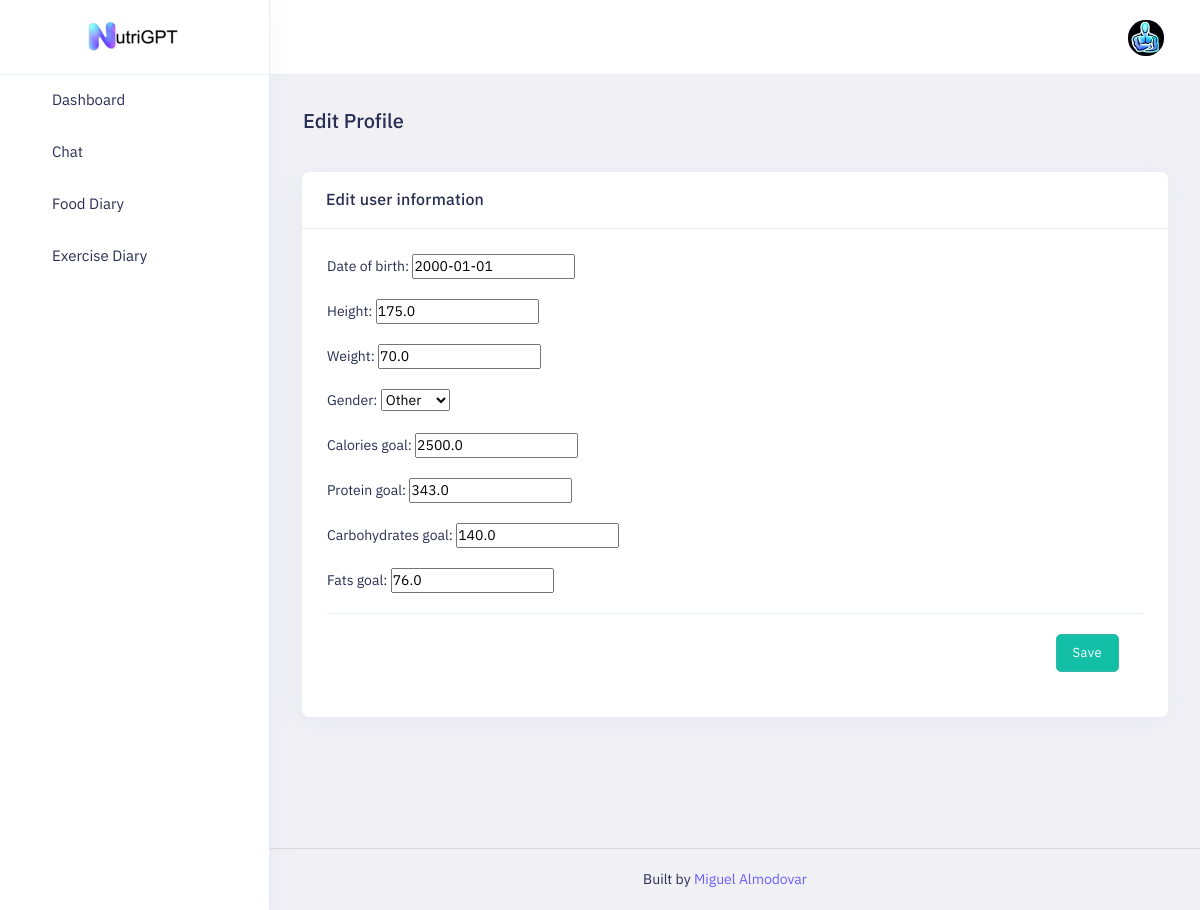
The page /edit_profile/ (signed in) on the database its author committed.
### app/models.py (models this page shows, shortened)
class UserProfile(models.Model):
    user = models.OneToOneField(User, on_delete=models.CASCADE)
    date_of_birth = models.DateField(default=timezone.datetime(2000, 1, 1))
    height = models.FloatField(default=175.0)  # in centimeters
    weight = models.FloatField(default=70.0)  # in kilograms
    gender = models.CharField(max_length=10, choices=[("Male", "Male"), ("Female", "Female"), ("Other", "Other")],default="Other")
    calories_goal = models.FloatField(default=2500.0)
    protein_goal = models.FloatField(default=343.0)
    carbohydrates_goal = models.FloatField(default=140.0)
    fats_goal = models.FloatField(default=76)
    conversation = models.JSONField(null=True, blank=True) # Store the prompt and response

### app/views.py (the view)
# urls.py: path('edit_profile/', views.edit_profile, name='edit_profile'),
@login_required
def edit_profile(request):
    if request.method == 'POST':
        print('dod')
        profile_form = UserProfileForm(request.POST, instance=request.user.userprofile)
        if profile_form.is_valid():
            print('valid')
            profile_form.save()
        else:
            print('fods')
            print(profile_form.errors)
    else:
        profile_form = UserProfileForm(instance=request.user.userprofile)
    return render(request, 'app/editprofile.html', {'profile_form': profile_form})

### app/forms.py
class UserProfileForm(forms.ModelForm):
    GENDER_CHOICES = [
        ('Male', 'Male'),
        ('Female', 'Female'),
        ('Other', 'Other'),
    ]
    date_of_birth = forms.DateField(required=False)
    height = forms.FloatField(required=False)
    weight = forms.FloatField(required=False)
    gender = forms.ChoiceField(choices=GENDER_CHOICES, widget=forms.Select(), required=False)
    calories_goal = forms.FloatField(required=False)
    protein_goal = forms.FloatField(required=False)
    carbohydrates_goal = forms.FloatField(required=False)
    fats_goal = forms.FloatField(required=False)
    class Meta:
        model = UserProfile
        fields = ['date_of_birth', 'height', 'weight', 'gender', 'calories_goal', 'protein_goal', 'carbohydrates_goal', 'fats_goal']

### app/templates/app/editprofile.html (shortened to what this page needs)
<!doctype html>
<html lang="en" dir="ltr">
<head>
    {% load static %}
    <link id="style" href=" {% static '/assets/plugins/bootstrap/css/bootstrap.min.css' %} " rel="stylesheet">
     <link href=" {% static '/assets/css/style.css' %} " rel="stylesheet">
    <link href=" {% static '/assets/css/plugins.css' %} " rel="stylesheet">
    <link href=" {% static '/assets/css/icons.css' %} " rel="stylesheet">
    <link href=" {% static '/assets/switcher/css/switcher.css' %} " rel="stylesheet">
    <link href=" {% static '/assets/switcher/demo.css' %} " rel="stylesheet">
</head>
<body class="app sidebar-mini ltr light-mode">
    <div class="page">
        <div class="page-main">
            <div class="app-header header sticky">
                <div class="container-fluid main-container">
                    <div class="d-flex">
                        <a aria-label="Hide Sidebar" class="app-sidebar__toggle" data-bs-toggle="sidebar" href=" {% static 'javascript:void(0)' %} "></a>
                        <div class="d-flex order-lg-2 ms-auto header-right-icons">
                            <div class="navbar navbar-collapse responsive-navbar p-0">
                                <div class="collapse navbar-collapse" id="navbarSupportedContent-4">
                                    <div class="d-flex order-lg-2">
                                            <a href="{% static 'javascript:void(0)' %}" class="nav-link icon"
                                                data-bs-toggle="dropdown" data-target="">
                                                <i class="fa fa-sort-down"></i>
                                            </a>
                                        <div class="dropdown d-flex profile-1">
                                            <a href=" {% static 'javascript:void(0)' %} " data-bs-toggle="dropdown" class="nav-link leading-none d-flex">
                                                <img src=" {% static '/assets/images/users/21.jpg' %} " alt="profile-user"
                                                    class="avatar  profile-user brround cover-image">
                                            </a>
                                        </div>
                                    </div>
                                </div>
                            </div>
                        </div>
                    </div>
                </div>
            </div>
            <div class="sticky">
                <div class="app-sidebar">
                    <div class="side-header">
                        <a class="header-brand1" href=" {% url 'dashboard' %} ">
                            <img src=" {% static '/assets/images/brand/logo-dark.png' %} " class="header-brand-img light-logo1"
                                alt="logo">
                        </a>
                    </div>
                    <div class="main-sidemenu">
                        <ul class="side-menu">
                            <li class="slide">
                                <a class="side-menu__item has-link" data-bs-toggle="slide" href=" {% url 'dashboard' %} "><i
                                        class="side-menu__icon fe fe-home"></i><span
                                        class="side-menu__label">Dashboard</span></a>
                            </li>
                            <li class="slide">
                                <a class="side-menu__item has-link" data-bs-toggle="slide" href=" {% url 'chat' %} "><i
                                        class="side-menu__icon fe fe-send"></i><span
                                        class="side-menu__label">Chat</span></a>
                            </li>
                            <li class="slide">
                                <a class="side-menu__item has-link" data-bs-toggle="slide" href=" {% url 'food_diary' %} "><i
                                        class="side-menu__icon fe fe-pie-chart"></i><span
                                        class="side-menu__label">Food Diary</span></a>
                            </li>
                            <li class="slide">
                                <a class="side-menu__item has-link" data-bs-toggle="slide" href=" {% url 'exercise_diary' %} "><i
                                        class="side-menu__icon fe fe-activity"></i><span
                                        class="side-menu__label">Exercise Diary</span></a>
                            </li>
                        </ul>
                    </div>
                </div>
            </div>
            <div class="main-content app-content mt-0">
                <div class="side-app">
                    <div class="main-container container-fluid">
                        <div class="page-header">
                            <h1 class="page-title">Edit Profile</h1>
                        </div>
                        <div class="row">
                            <div class="col-xl-12">
                                <div class="card">
                                    <div class="card-header">
                                        <h2 class="card-title">Edit user information</h2>
                                    </div>
                                    <div class="card-body">
                                    <form method="post" enctype="multipart/form-data">
                                        {{ profile_form.as_p }}
                                        <div class="card-footer text-end">
                                            <button type="submit" class="btn btn-success my-1">Save</button>
                                        </div>
                                    </form>
                                    </div>
                        </div>
                    </div>
                </div>
            </div>
        </div>
        </div>
        <footer class="footer">
            <div class="container">
                <div class="row align-items-center flex-row-reverse">
                    <div class="col-md-12 col-sm-12 text-center">
                        Built by  <a href="https://github.com/mialmodovar"> Miguel Almodovar </a>
                    </div>
                </div>
            </div>
        </footer>
    </div>
</body>
</html>

### rows shown on the page
UserProfile: date_of_birth "2000-01-01", height "175.0", weight "70.0", gender "Other", calories_goal "2500.0", protein_goal "343.0", carbohydrates_goal "140.0", fats_goal "76.0"
